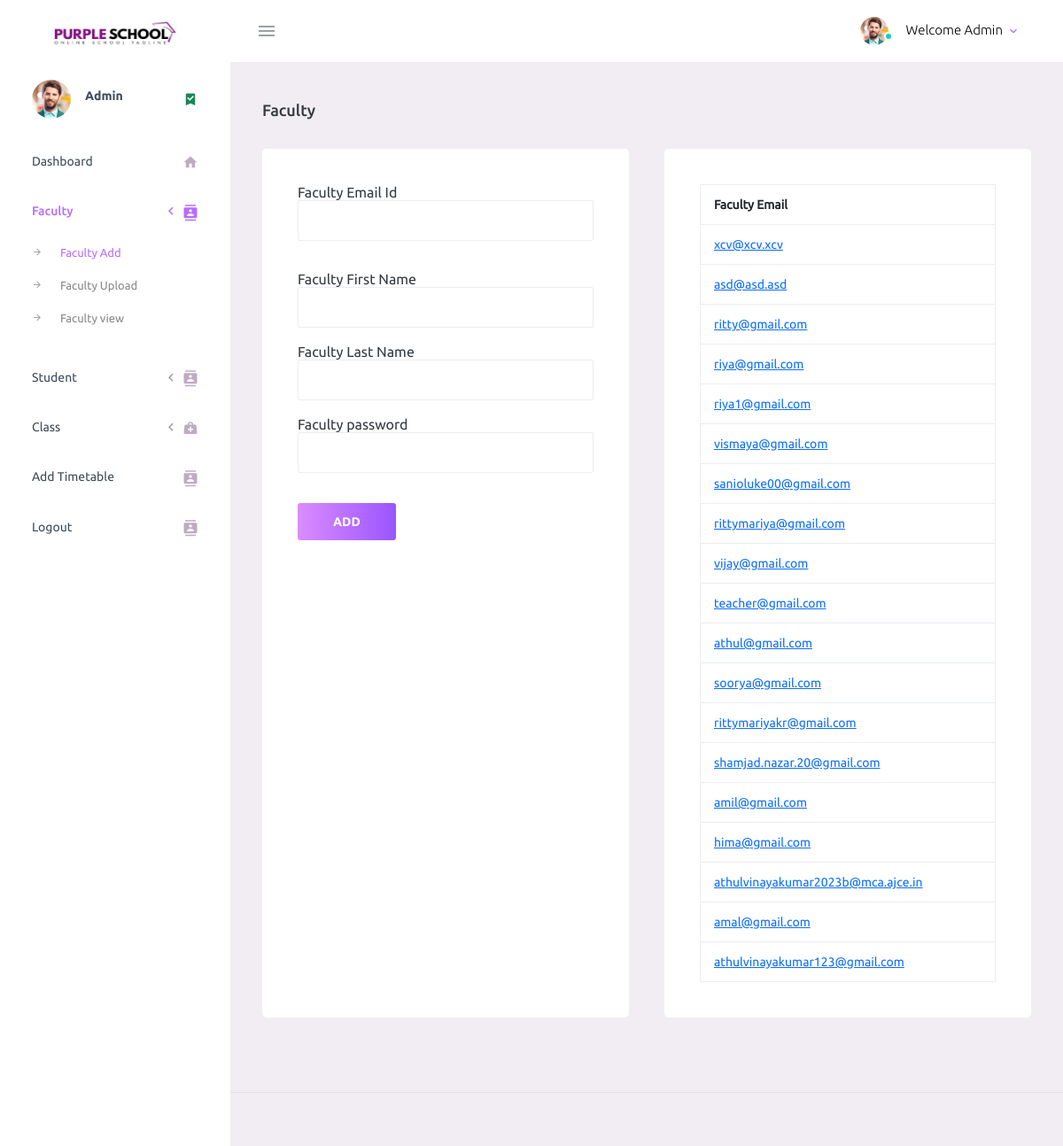
Page /addfac.php on the committed database.
### tables this page shows
CREATE TABLE `tbl_teachreg` (
  `teach_id` int(50) NOT NULL,
  `staff_id` varchar(11) NOT NULL,
  `firstname` varchar(20) NOT NULL,
  `lastname` varchar(20) NOT NULL,
  `email` varchar(100) NOT NULL,
  `dob` date NOT NULL,
  `gender` varchar(20) NOT NULL,
  `address` varchar(100) NOT NULL,
  `district` varchar(20) NOT NULL,
  `state` varchar(20) NOT NULL,
  `religion` varchar(20) NOT NULL,
  `phno` varchar(20) NOT NULL,
  `bloodgroup` varchar(20) NOT NULL,
  `image` varchar(1000) NOT NULL,
  `qualification` varchar(100) NOT NULL,
  `position` varchar(100) NOT NULL,
  `Subject` varchar(100) NOT NULL,
  `Maritial_status` varchar(100) NOT NULL,
  `Experience` int(11) NOT NULL,
  `Experience_certificate` varchar(1000) NOT NULL
);

### DatabaseCon.php (called while the page is built, shortened)
<?php
class DatabaseCon {
private $dbhost = 'localhost:3306';
private $dbuser = 'root';
private $dbpass = '';
private $db = 'studmgsystem';
private $conn;
   function __construct()
   		 {
      		$this->conn = mysqli_connect($this->dbhost, $this->dbuser, $this->dbpass, $this->db);
        }
   function selectData($str)
   {
   $retval=mysqli_query($this->conn,$str);
   return $retval;
   }
}

### addfac.php (the view, shortened to what this page needs)
<!DOCTYPE html>
<html lang="en">
<head>
  <link rel="stylesheet" href="assets/vendors/mdi/css/materialdesignicons.min.css">
  <link rel="stylesheet" href="assets/vendors/css/vendor.bundle.base.css">
  <link rel="stylesheet" href="assets/css/style.css">
</head>
<body>
  <div class="container-scroller">
    <nav class="navbar default-layout-navbar col-lg-12 col-12 p-0 fixed-top d-flex flex-row">
      <div class="text-center navbar-brand-wrapper d-flex align-items-center justify-content-center">
        <a class="navbar-brand brand-logo" href="#"> <img src="images/logo.jpg" alt=""></a>
      </div>
      <div class="navbar-menu-wrapper d-flex align-items-stretch">
        <button class="navbar-toggler navbar-toggler align-self-center" type="button" data-toggle="minimize">
          <span class="mdi mdi-menu"></span>
        </button>
        <ul class="navbar-nav navbar-nav-right">
          <li class="nav-item nav-profile dropdown">
            <a class="nav-link dropdown-toggle" id="profileDropdown" href="#" data-bs-toggle="dropdown" aria-expanded="false">
              <div class="nav-profile-img">
                <img src="assets/images/faces/face1.jpg" alt="image">
                <span class="availability-status online"></span>
              </div>
              <div class="nav-profile-text">
                <p class="mb-1 text-black">Welcome Admin</p>
              </div>
            </a>
          </li>
        </ul>
      </div>
    </nav>
    <div class="container-fluid page-body-wrapper">
      <nav class="sidebar sidebar-offcanvas" id="sidebar">
        <ul class="nav">
          <li class="nav-item nav-profile">
            <a href="#" class="nav-link">
              <div class="nav-profile-image">
                <img src="assets/images/faces/face1.jpg" alt="profile">
              </div>
              <div class="nav-profile-text d-flex flex-column">
                <span class="font-weight-bold mb-2">Admin</span>
              </div>
              <i class="mdi mdi-bookmark-check text-success nav-profile-badge"></i>
            </a>
          </li>
          <li class="nav-item">
            <a class="nav-link" href="adminhome.php">
              <span class="menu-title">Dashboard</span>
              <i class="mdi mdi-home menu-icon"></i>
            </a>
          </li>
          <li class="nav-item">
            <a class="nav-link" data-bs-toggle="collapse" href="#faculty_details" aria-expanded="false" aria-controls="faculty_details">
              <span class="menu-title">Faculty</span>
              <i class="menu-arrow"></i>
              <i class="mdi mdi-contacts menu-icon"></i>
            </a>
            <div class="collapse" id="faculty_details">
              <ul class="nav flex-column sub-menu">
                <li class="nav-item"> <a class="nav-link" href="addfac.php"> Faculty Add</a></li>
                <li class="nav-item"> <a class="nav-link" href="faccsv.php"> Faculty Upload</a></li>
                <li class="nav-item"> <a class="nav-link" href="facultyview.php"> Faculty view </a></li>
              </ul>
            </div>
          </li>
          <li class="nav-item">
            <a class="nav-link" data-bs-toggle="collapse" href="#student_details" aria-expanded="false" aria-controls="student_details">
              <span class="menu-title">Student</span>
              <i class="menu-arrow"></i>
              <i class="mdi mdi-contacts menu-icon"></i>
            </a>
          </li>
          <li class="nav-item">
            <a class="nav-link" data-bs-toggle="collapse" href="#class_details" aria-expanded="false" aria-controls="class_details">
              <span class="menu-title">Class</span>
              <i class="menu-arrow"></i>
              <i class="mdi mdi-medical-bag menu-icon"></i>
            </a>
          </li>
          <li class="nav-item">
            <a class="nav-link" href="classtimetable.php">
              <span class="menu-title">Add Timetable</span>
              <i class="mdi mdi-contacts menu-icon"></i>
            </a>
          </li>
          <li class="nav-item">
            <a class="nav-link" href="logout.php">
              <span class="menu-title">Logout</span>
              <i class="mdi mdi-contacts menu-icon"></i>
            </a>
        </ul>
      </nav>
      <div class="main-panel">
        <div class="content-wrapper">
          <div class="page-header">
            <h4 class="card-title">Faculty</h4>
          </div>
          <div class="row">
            <div class="col-md-6 grid-margin stretch-card">
              <div class="card">
                <div class="card-body">
                  <form action="facaction.php" method="post">
                    Faculty Email Id
                    <input type="email" id="email" class="form-control" name="fem" autocomplete="off" required onchange="validemail()" /><br />
                    Faculty First Name
                    <input type="text" name="fn" id="fname"  class="form-control"  autocomplete="off" onblur="return fnameValidate()"><br />
                    Faculty Last Name
                    <input type="text" name="ln" id="lname" class="form-control" autocomplete="off"  onblur="return lnameValidate()"><br />
                    Faculty password
                    <input type="password" id="pass" class="form-control" name="fpw" required onchange="Validpassword()" /><br />
                    <input type="submit" value="ADD" class="btn btn-gradient-primary me-2" />
                  </form>
                </div>
              </div>
            </div>
            <div class="col-md-6 grid-margin stretch-card">
              <div class="card">
                <div class="card-body">
                  <table border="1" class="table table-bordered">
                    <tr>
                      <th>Faculty Email</th>
                    </tr>
                    <?php
                    include('DatabaseCon.php');
                    $db = new DatabaseCon;
                    $s = "select * from tbl_teachreg";
                    $rs = $db->selectData($s);
                    while ($row = mysqli_fetch_array($rs)) {
                    ?>
                      <tr>
                        <td><a href="viewfac.php?id=<?php echo $row['teach_id']; ?>"><?php echo $row['email']; ?></a></td>
                      </tr>
                    <?php } ?>
                  </table>
                </div>
              </div>
            </div>
          </div>
        </div>
        <footer class="footer">
        </footer>
      </div>
    </div>
 </div>
</body>
</html>

### rows in the picture
tbl_teachreg: email "xcv@xcv.xcv"
tbl_teachreg: email "asd@asd.asd"
tbl_teachreg: email "ritty@gmail.com"
tbl_teachreg: email "riya@gmail.com"
tbl_teachreg: email "riya1@gmail.com"
tbl_teachreg: email "vismaya@gmail.com"
tbl_teachreg: email "sanioluke00@gmail.com"
tbl_teachreg: email "rittymariya@gmail.com"
tbl_teachreg: email "vijay@gmail.com"
tbl_teachreg: email "teacher@gmail.com"
tbl_teachreg: email "athul@gmail.com"
tbl_teachreg: email "soorya@gmail.com"
tbl_teachreg: email "rittymariyakr@gmail.com"
tbl_teachreg: email "shamjad.nazar.20@gmail.com"
tbl_teachreg: email "amil@gmail.com"
tbl_teachreg: email "hima@gmail.com"
tbl_teachreg: email "athulvinayakumar2023b@mca.ajce.in"
tbl_teachreg: email "amal@gmail.com"
tbl_teachreg: email "athulvinayakumar123@gmail.com"
